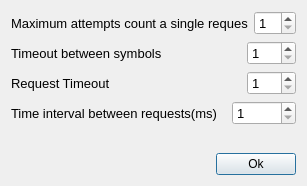
<?xml version="1.0" encoding="UTF-8"?>
<ui version="4.0">
 <class>PreferencesWindow</class>
 <widget class="QDialog" name="PreferencesWindow">
  <property name="windowModality">
   <enum>Qt::WindowModal</enum>
  </property>
  <property name="geometry">
   <rect>
    <x>0</x>
    <y>0</y>
    <width>307</width>
    <height>186</height>
   </rect>
  </property>
  <property name="sizePolicy">
   <sizepolicy hsizetype="Fixed" vsizetype="Fixed">
    <horstretch>0</horstretch>
    <verstretch>0</verstretch>
   </sizepolicy>
  </property>
  <property name="minimumSize">
   <size>
    <width>307</width>
    <height>150</height>
   </size>
  </property>
  <property name="contextMenuPolicy">
   <enum>Qt::ActionsContextMenu</enum>
  </property>
  <property name="windowTitle">
   <string>Preferences</string>
  </property>
  <property name="windowIcon">
   <iconset resource="aircoolcontroll.qrc">
    <normaloff>:/Images/preferences.png</normaloff>:/Images/preferences.png</iconset>
  </property>
  <property name="autoFillBackground">
   <bool>true</bool>
  </property>
  <property name="modal">
   <bool>true</bool>
  </property>
  <layout class="QGridLayout" name="gridLayout">
   <item row="0" column="0">
    <layout class="QVBoxLayout" name="verticalLayout">
     <item>
      <layout class="QHBoxLayout" name="horizontalLayout">
       <item>
        <widget class="QLabel" name="label">
         <property name="font">
          <font>
           <pointsize>10</pointsize>
          </font>
         </property>
         <property name="text">
          <string>Maximum attempts count a single request</string>
         </property>
         <property name="buddy">
          <cstring>attempts_spinBox</cstring>
         </property>
        </widget>
       </item>
       <item>
        <widget class="QSpinBox" name="attempts_spinBox">
         <property name="sizePolicy">
          <sizepolicy hsizetype="Fixed" vsizetype="Fixed">
           <horstretch>0</horstretch>
           <verstretch>0</verstretch>
          </sizepolicy>
         </property>
         <property name="font">
          <font>
           <pointsize>10</pointsize>
          </font>
         </property>
         <property name="minimum">
          <number>1</number>
         </property>
        </widget>
       </item>
      </layout>
     </item>
     <item>
      <layout class="QHBoxLayout" name="horizontalLayout_2">
       <item>
        <widget class="QLabel" name="label_2">
         <property name="font">
          <font>
           <pointsize>10</pointsize>
          </font>
         </property>
         <property name="text">
          <string>Timeout between symbols</string>
         </property>
         <property name="buddy">
          <cstring>symbolTimeout_spinBox</cstring>
         </property>
        </widget>
       </item>
       <item>
        <widget class="QSpinBox" name="symbolTimeout_spinBox">
         <property name="sizePolicy">
          <sizepolicy hsizetype="Fixed" vsizetype="Fixed">
           <horstretch>0</horstretch>
           <verstretch>0</verstretch>
          </sizepolicy>
         </property>
         <property name="font">
          <font>
           <pointsize>10</pointsize>
          </font>
         </property>
         <property name="minimum">
          <number>1</number>
         </property>
         <property name="maximum">
          <number>999</number>
         </property>
        </widget>
       </item>
      </layout>
     </item>
     <item>
      <layout class="QHBoxLayout" name="horizontalLayout_3">
       <item>
        <widget class="QLabel" name="label_3">
         <property name="font">
          <font>
           <pointsize>10</pointsize>
          </font>
         </property>
         <property name="text">
          <string>Request Timeout</string>
         </property>
         <property name="buddy">
          <cstring>requestTimeout_spinBox</cstring>
         </property>
        </widget>
       </item>
       <item>
        <widget class="QSpinBox" name="requestTimeout_spinBox">
         <property name="sizePolicy">
          <sizepolicy hsizetype="Fixed" vsizetype="Fixed">
           <horstretch>0</horstretch>
           <verstretch>0</verstretch>
          </sizepolicy>
         </property>
         <property name="font">
          <font>
           <pointsize>10</pointsize>
          </font>
         </property>
         <property name="minimum">
          <number>1</number>
         </property>
         <property name="maximum">
          <number>999</number>
         </property>
        </widget>
       </item>
      </layout>
     </item>
     <item>
      <layout class="QHBoxLayout" name="horizontalLayout_4">
       <item>
        <widget class="QLabel" name="label_4">
         <property name="font">
          <font>
           <pointsize>10</pointsize>
          </font>
         </property>
         <property name="text">
          <string>Time interval between requests(ms)</string>
         </property>
         <property name="buddy">
          <cstring>requestInterval_spinBox</cstring>
         </property>
        </widget>
       </item>
       <item>
        <widget class="QSpinBox" name="requestInterval_spinBox">
         <property name="sizePolicy">
          <sizepolicy hsizetype="Fixed" vsizetype="Fixed">
           <horstretch>0</horstretch>
           <verstretch>0</verstretch>
          </sizepolicy>
         </property>
         <property name="font">
          <font>
           <pointsize>10</pointsize>
          </font>
         </property>
         <property name="minimum">
          <number>1</number>
         </property>
         <property name="maximum">
          <number>99999</number>
         </property>
        </widget>
       </item>
      </layout>
     </item>
     <item>
      <spacer name="verticalSpacer">
       <property name="orientation">
        <enum>Qt::Vertical</enum>
       </property>
       <property name="sizeHint" stdset="0">
        <size>
         <width>20</width>
         <height>40</height>
        </size>
       </property>
      </spacer>
     </item>
     <item>
      <layout class="QHBoxLayout" name="horizontalLayout_5">
       <item>
        <spacer name="horizontalSpacer">
         <property name="orientation">
          <enum>Qt::Horizontal</enum>
         </property>
         <property name="sizeHint" stdset="0">
          <size>
           <width>40</width>
           <height>20</height>
          </size>
         </property>
        </spacer>
       </item>
       <item>
        <widget class="QPushButton" name="okButton">
         <property name="text">
          <string>Ok</string>
         </property>
        </widget>
       </item>
      </layout>
     </item>
    </layout>
   </item>
  </layout>
 </widget>
 <layoutdefault spacing="6" margin="11"/>
 <resources>
  <include location="aircoolcontroll.qrc"/>
 </resources>
 <connections/>
</ui>
